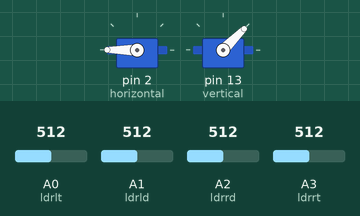
The sketch below on a simulated Arduino Uno, built with avr-gcc and run on an emulated ATmega328P. Shown: 2 × servo. Inputs (shaded band) come from the test bench; at power-on: A0 (ldrlt) = 512, A1 (ldrld) = 512, A3 (ldrrt) = 512, A2 (ldrrd) = 512.

Above: at 3.7 s.
3.8 s: A0 (ldrlt) set to 564
5.3 s: A0 (ldrlt) set to 583
At 5.46 s:
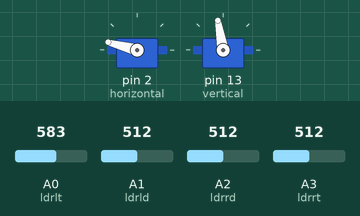
At 7.8 s:
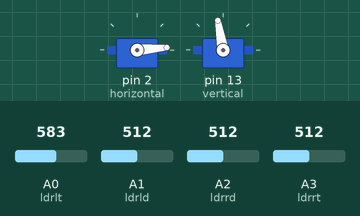
8.3 s: A1 (ldrld) set to 631
9.8 s: A1 (ldrld) set to 659
At 11.6 s:
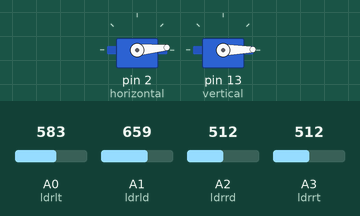
12.3 s: A3 (ldrrt) set to 640
13.8 s: A3 (ldrrt) set to 661
At 14.26 s:
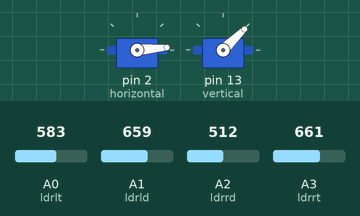
Timing chart, 0 to 16.8 s (numbered marks = the images above; inputs shaded):
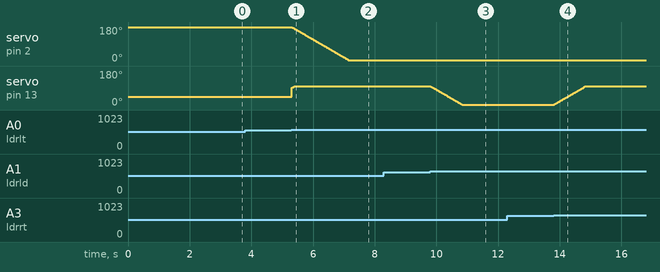

The sketch:

Solar_Tracker_Project.ino
```cpp
#include <Servo.h>

Servo horizontal; // Horizontal Servo
int servohori = 180;
int servohoriLimitHigh = 175;
int servohoriLimitLow = 5;

Servo vertical; // Vertical Servo
int servovert = 90;
int servovertLimitHigh = 100;
int servovertLimitLow = 1;

// LDR connections
int ldrlt = A0; // Left Top / Bottom Left depending on physical setup
int ldrld = A1;
int ldrrd = A2;
int ldrrt = A3;

void setup() {
  horizontal.attach(2);
  vertical.attach(13);

  horizontal.write(180);
  vertical.write(45);

  delay(2500);
}

void loop() {

  int lt = analogRead(ldrlt);
  int rt = analogRead(ldrrt);
  int ld = analogRead(ldrld);
  int rd = analogRead(ldrrd);

  int dtime = 10;
  int tol = 30;

// Average light readings
  int avt = (lt + rt) / 2; // Top
  int avd = (ld + rd) / 2; // Bottom
  int avl = (lt + ld) / 2; // Left
  int avr = (rt + rd) / 2; // Right

// Difference between sides
  int dvert = avt - avd;
  int dhoriz = avl - avr;

  // Vertical Movement
  if (abs(dvert) > tol) {

    if (avt > avd) {
      servovert++;

      if (servovert > servovertLimitHigh) {
        servovert = servovertLimitHigh;
      }

    } else {
      servovert--;

      if (servovert < servovertLimitLow) {
        servovert = servovertLimitLow;
      }
    }

    vertical.write(servovert);
  }

  // Horizontal Movement
  if (abs(dhoriz) > tol) {

    if (avl > avr) {
      servohori--;

      if (servohori < servohoriLimitLow) {
        servohori = servohoriLimitLow;
      }

    } else {
      servohori++;

      if (servohori > servohoriLimitHigh) {
        servohori = servohoriLimitHigh;
      }
    }

    horizontal.write(servohori);
  }

  delay(dtime);
}
```

Measured:
- the behaviour switches between 573 and 574 on A0 (ldrlt) (found by bisection; images 0 and 1)
- the behaviour switches between 643 and 644 on A1 (ldrld) (found by bisection; images 2 and 3)
- the behaviour switches between 648 and 649 on A3 (ldrrt) (found by bisection; images 3 and 4)
- after the input at 3.8 s, every drawn part: stays the same
- after the input at 5.3 s, servo on pin 2 (horizontal): moves from 180° to 5° over 1.8 s, starting at once; servo on pin 13 (vertical): 45° → 100° at once
- after the input at 8.3 s, every drawn part: stays the same
- after the input at 9.8 s, servo on pin 13 (vertical): moves from 100° to 1° over 1.0 s, starting at once
- after the input at 12.3 s, every drawn part: stays the same
- after the input at 13.8 s, servo on pin 13 (vertical): moves from 1° to 100° over 1.0 s, starting at once
